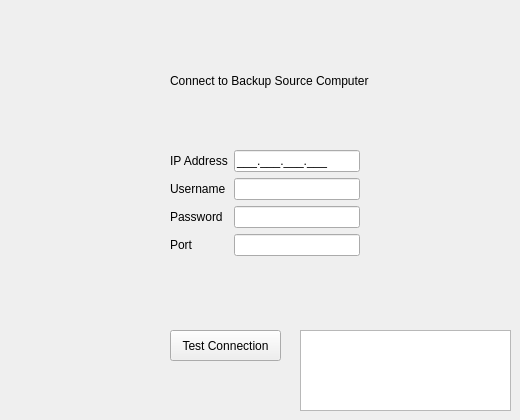
                   <widget class="QWidget" name="page_1">
                    <widget class="QPlainTextEdit" name="textOutputTestSSH">
                     <property name="geometry">
                      <rect>
                       <x>300</x>
                       <y>330</y>
                       <width>211</width>
                       <height>81</height>
                      </rect>
                     </property>
                     <property name="readOnly">
                      <bool>true</bool>
                     </property>
                    </widget>
                    <widget class="QPushButton" name="buttonTestConnection">
                     <property name="geometry">
                      <rect>
                       <x>170</x>
                       <y>330</y>
                       <width>111</width>
                       <height>31</height>
                      </rect>
                     </property>
                     <property name="text">
                      <string>Test Connection</string>
                     </property>
                     <property name="default">
                      <bool>false</bool>
                     </property>
                    </widget>
                    <widget class="QLabel" name="label_6">
                     <property name="geometry">
                      <rect>
                       <x>170</x>
                       <y>60</y>
                       <width>261</width>
                       <height>41</height>
                      </rect>
                     </property>
                     <property name="frameShape">
                      <enum>QFrame::NoFrame</enum>
                     </property>
                     <property name="lineWidth">
                      <number>4</number>
                     </property>
                     <property name="midLineWidth">
                      <number>1</number>
                     </property>
                     <property name="text">
                      <string>Connect to Backup Source Computer</string>
                     </property>
                     <property name="textFormat">
                      <enum>Qt::PlainText</enum>
                     </property>
                     <property name="wordWrap">
                      <bool>true</bool>
                     </property>
                    </widget>
                    <widget class="QWidget" name="layoutWidget">
                     <property name="geometry">
                      <rect>
                       <x>170</x>
                       <y>150</y>
                       <width>190</width>
                       <height>112</height>
                      </rect>
                     </property>
                     <layout class="QFormLayout" name="formLayout">
                      <item row="0" column="0">
                       <widget class="QLabel" name="label">
                        <property name="text">
                         <string>IP Address</string>
                        </property>
                       </widget>
                      </item>
                      <item row="0" column="1">
                       <widget class="QLineEdit" name="inputIPAddress">
                        <property name="inputMask">
                         <string>000.000.000.000;_</string>
                        </property>
                        <property name="text">
                         <string>...</string>
                        </property>
                       </widget>
                      </item>
                      <item row="1" column="0">
                       <widget class="QLabel" name="label_2">
                        <property name="text">
                         <string>Username</string>
                        </property>
                       </widget>
                      </item>
                      <item row="1" column="1">
                       <widget class="QLineEdit" name="inputIUsername">
                        <property name="text">
                         <string/>
                        </property>
                       </widget>
                      </item>
                      <item row="2" column="0">
                       <widget class="QLabel" name="label_3">
                        <property name="text">
                         <string>Password</string>
                        </property>
                       </widget>
                      </item>
                      <item row="2" column="1">
                       <widget class="QLineEdit" name="inputPassword">
                        <property name="text">
                         <string/>
                        </property>
                        <property name="echoMode">
                         <enum>QLineEdit::Password</enum>
                        </property>
                       </widget>
                      </item>
                      <item row="3" column="0">
                       <widget class="QLabel" name="label_22">
                        <property name="text">
                         <string>Port</string>
                        </property>
                       </widget>
                      </item>
                      <item row="3" column="1">
                       <widget class="QLineEdit" name="inputPort">
                        <property name="text">
                         <string/>
                        </property>
                       </widget>
                      </item>
                     </layout>
                    </widget>
                   </widget>
